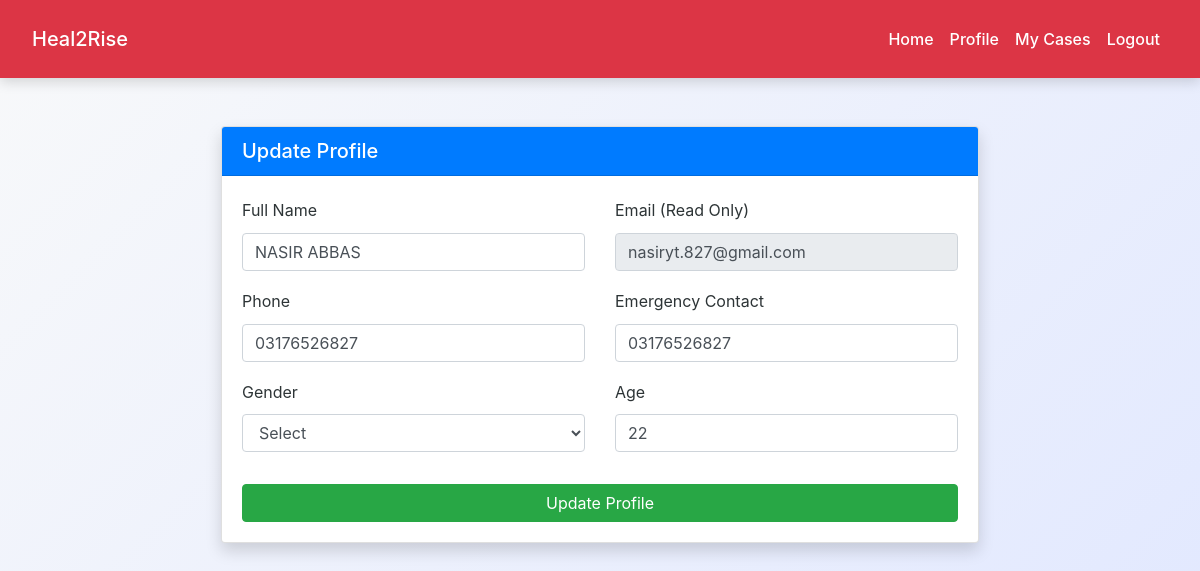
The page /user/user_profile.php (signed in) on the database as committed earlier.
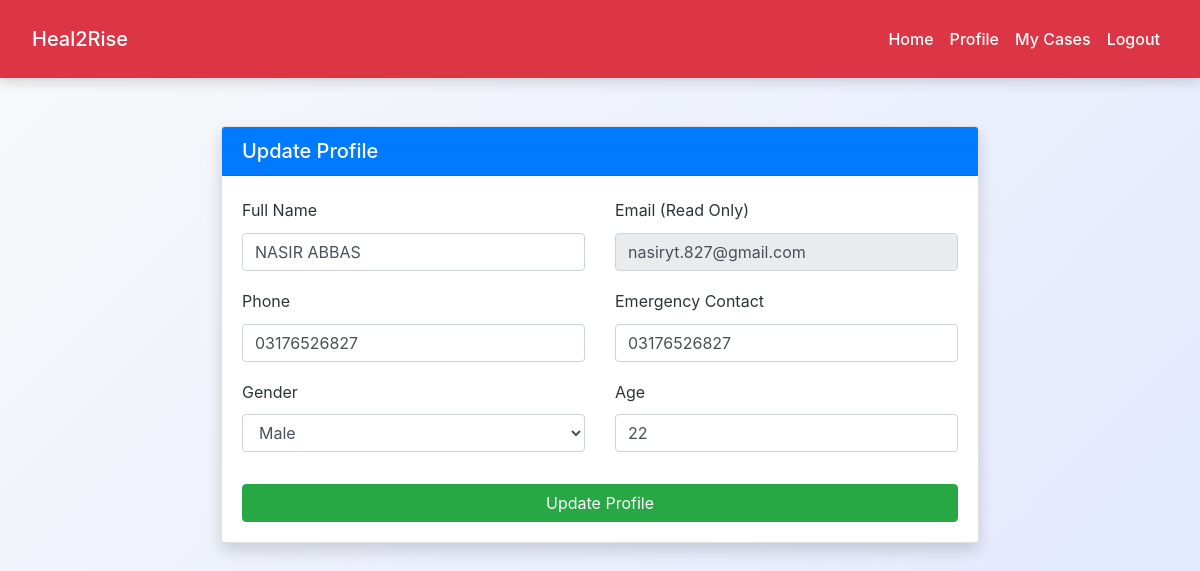
The same page on the database as committed later.
### tables this page shows
CREATE TABLE `users` (
  `id` int(11) NOT NULL,
  `name` varchar(255) DEFAULT NULL,
  `email` varchar(255) NOT NULL,
  `password` varchar(255) NOT NULL,
  `phone` varchar(50) DEFAULT NULL,
  `emergency_contact` varchar(255) DEFAULT NULL,
  `role` enum('user','counselor','psychiatrist') NOT NULL DEFAULT 'user',
  `gender` varchar(50) DEFAULT NULL,
  `age` int(11) DEFAULT NULL,
  `status` enum('active','pending','blocked') DEFAULT 'pending',
  `created_at` datetime DEFAULT current_timestamp()
);

### user/user_profile.php (the view, shortened to what this page needs)
<?php
include('config.php');
$user_id = $_SESSION["id"];
$stmt = $conn->prepare("
    SELECT name, email, phone, emergency_contact, gender, age
    FROM users WHERE id = ?
");
$stmt->bind_param("i", $user_id);
$stmt->execute();
$user = $stmt->get_result()->fetch_assoc();
?>
<!DOCTYPE html>
<html lang="en">
<head>
    <link rel="stylesheet" href="https://cdn.jsdelivr.net/npm/bootstrap@4.6.2/dist/css/bootstrap.min.css">
    <link rel="stylesheet" href="../css/style.css">
</head>
<body>
<?php include('navbar.php'); ?>
<div class="container py-5">
    <div class="row justify-content-center">
        <div class="col-lg-8">
            <div class="card shadow">
                <div class="card-header bg-primary text-white">
                    <h5 class="mb-0">Update Profile</h5>
                </div>
                <div class="card-body">
                    <form method="post">
                        <div class="row">
                            <div class="col-md-6">
                                <div class="form-group">
                                    <label>Full Name</label>
                                    <input type="text" name="name" class="form-control"
                                           value="<?= htmlspecialchars($user['name']) ?>" required>
                                </div>
                            </div>
                            <div class="col-md-6">
                                <div class="form-group">
                                    <label>Email (Read Only)</label>
                                    <input type="email" class="form-control"
                                           value="<?= htmlspecialchars($user['email']) ?>" readonly>
                                </div>
                            </div>
                            <div class="col-md-6">
                                <div class="form-group">
                                    <label>Phone</label>
                                    <input type="text" name="phone" class="form-control"
                                           value="<?= htmlspecialchars($user['phone']) ?>">
                                </div>
                            </div>
                            <div class="col-md-6">
                                <div class="form-group">
                                    <label>Emergency Contact</label>
                                    <input type="text" name="emergency_contact" class="form-control"
                                           value="<?= htmlspecialchars($user['emergency_contact']) ?>">
                                </div>
                            </div>
                            <div class="col-md-6">
                                <div class="form-group">
                                    <label>Gender</label>
                                    <select name="gender" class="form-control">
                                        <option value="">Select</option>
                                        <option value="Male" <?= $user['gender']=='Male'?'selected':'' ?>>Male</option>
                                    </select>
                                </div>
                            </div>
                            <div class="col-md-6">
                                <div class="form-group">
                                    <label>Age</label>
                                    <input type="number" name="age" class="form-control"
                                           value="<?= htmlspecialchars($user['age']) ?>">
                                </div>
                            </div>
                            <div class="col-12">
                                <button type="submit" class="btn btn-success btn-block mt-3">
                                    Update Profile
                                </button>
                            </div>
                        </div>
                    </form>
                </div>
            </div>
        </div>
    </div>
</div>
</body>
</html>

Rows that differ between the two databases and show on the page:
changed users "NASIR ABBAS": gender (not shown) → "Male"
Other text that changed with them:
form field gender: "Select" → (not shown)
